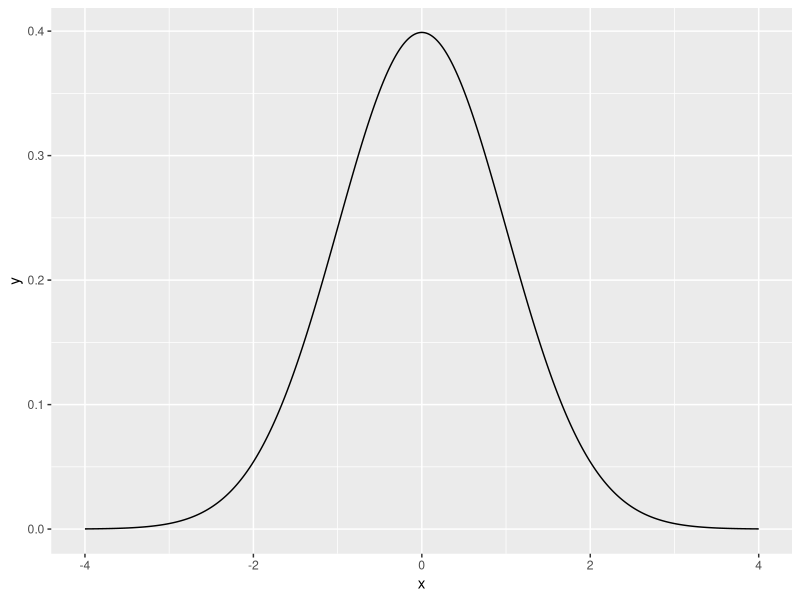
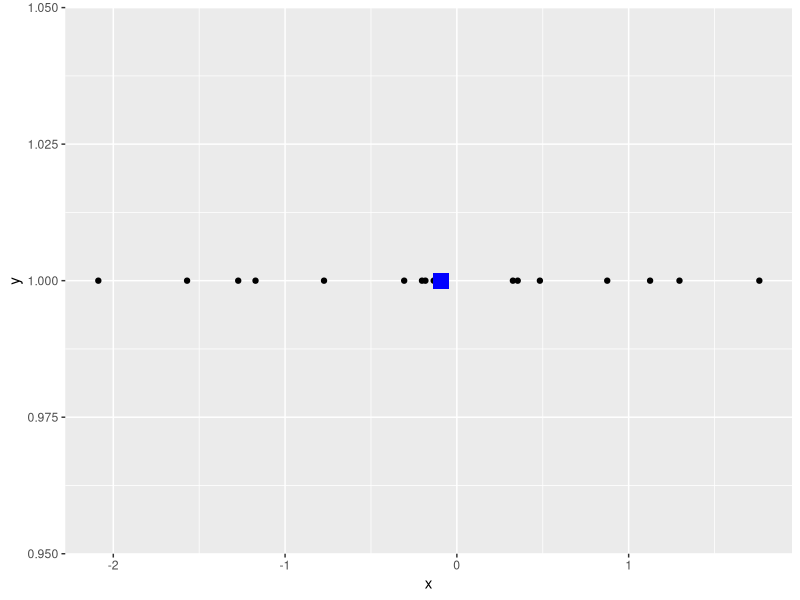
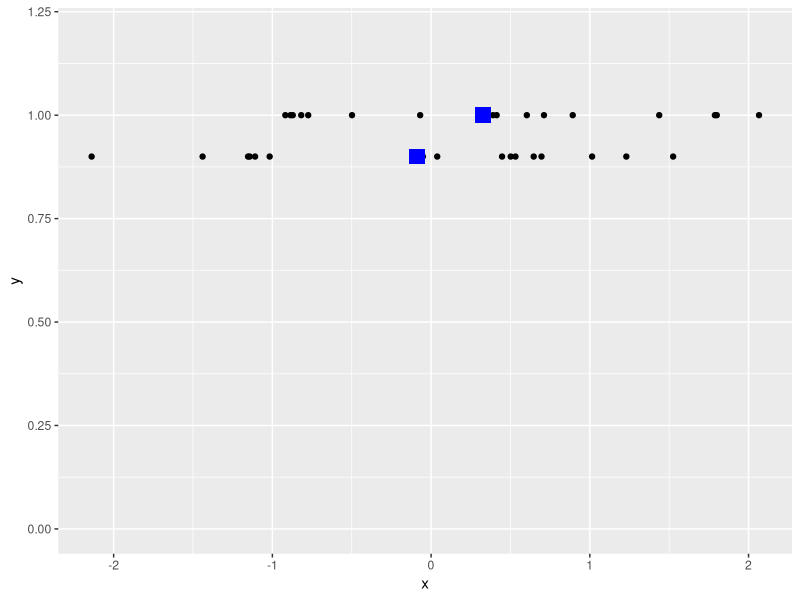
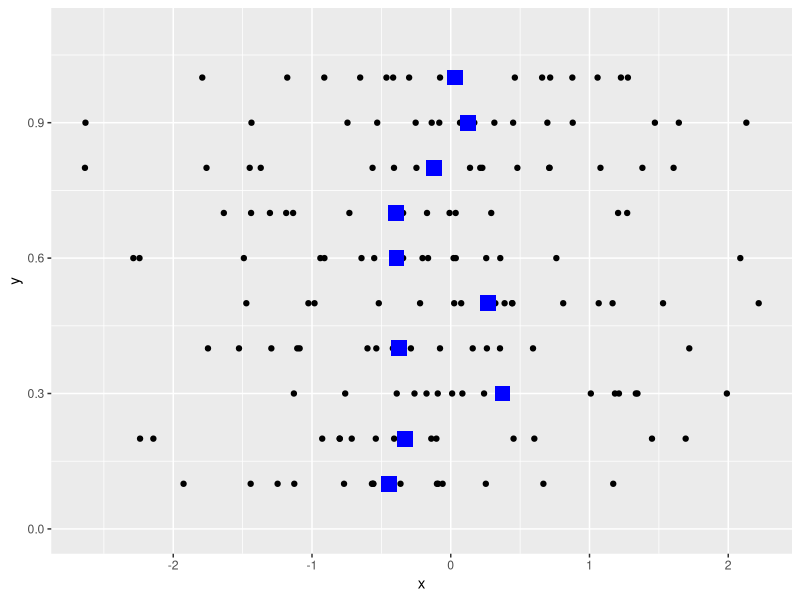
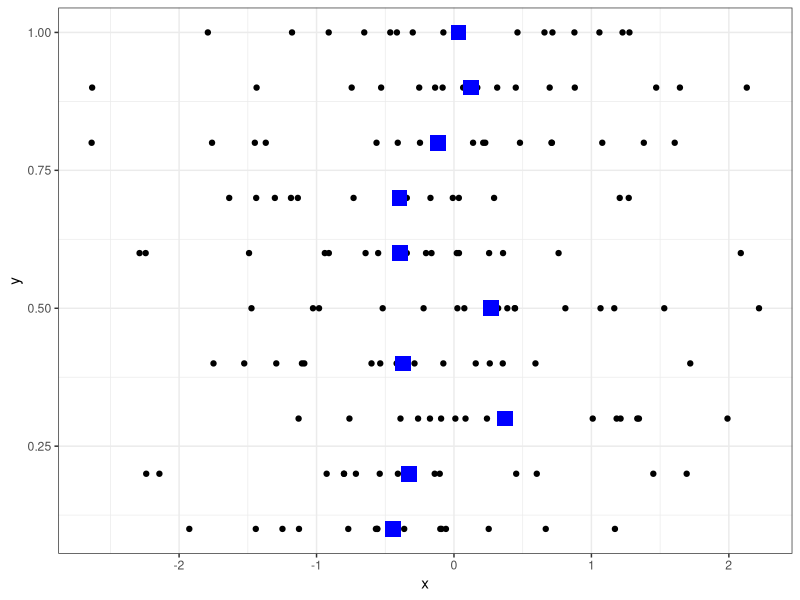
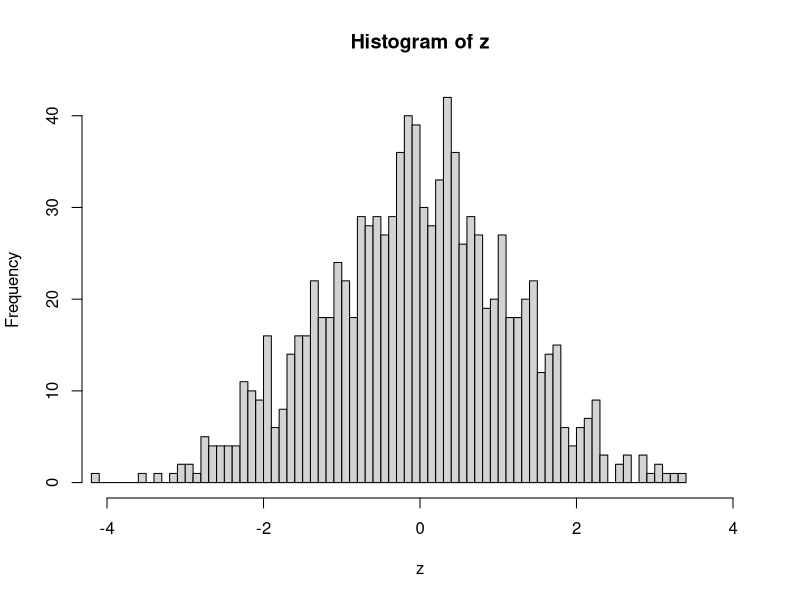
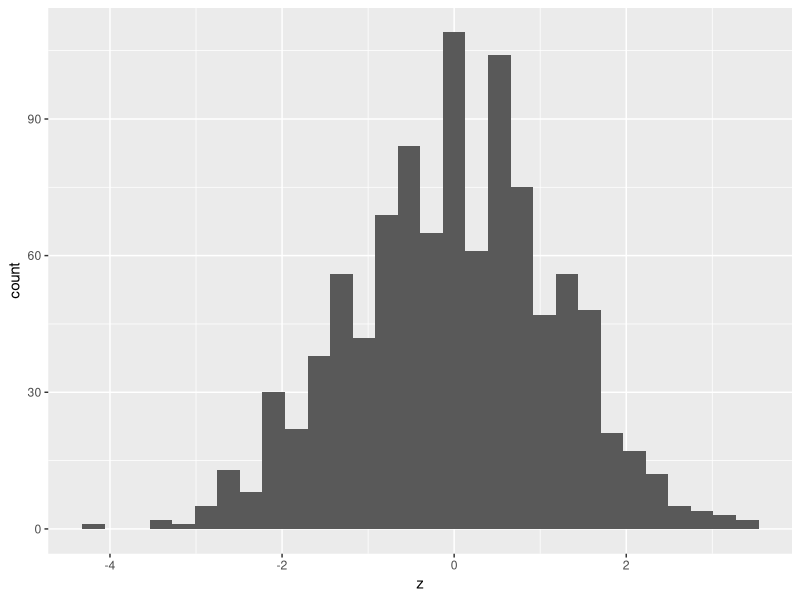
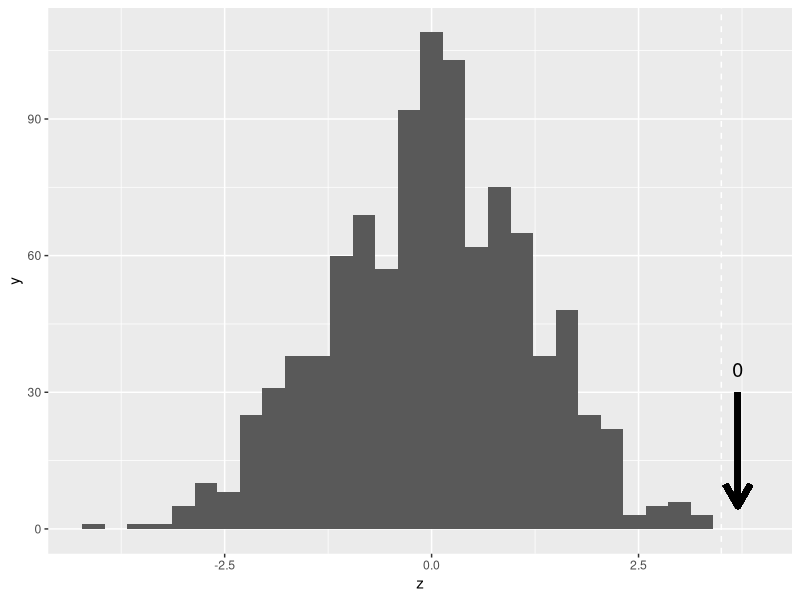

The R source for these figures, in order:
## ---- chunk 1
library(ggplot2, quietly = T)

x <- seq(-4, 4, by=0.01)
y <- dnorm(x, 0, 1)
dat <- data.frame(x, y)
ggplot(dat, aes(x, y)) +
  geom_line()

## ---- chunk 2
library(ggplot2, quietly = T)

nsample <- 16
x <- rnorm(nsample, 0, 1)
y <- rep(1, nsample)
xbar <- mean(x)
dat <- data.frame(x, y)
ggplot(dat, aes(x, y)) +
  geom_point() +
  geom_point(aes(x=mean(x), y=1), colour="blue", size=5, shape=15)

## ---- chunk 3
library(ggplot2, quietly = T)

nsample <- 16
x <- rnorm(nsample*2, 0, 1)
y <- c(rep(1, nsample), rep(0.9, nsample))
g <- factor(c(rep(1, nsample), rep(2, nsample)))

dat <- data.frame(x, y, g)

ggplot(dat, aes(x, y)) +
  geom_point() +
  geom_point(aes(x=mean(x[1:nsample]), y=1), colour="blue", size=5, shape=15) +
  geom_point(aes(x=mean(x[(nsample+1):length(x)]), y=0.9), colour="blue", size=5, shape=15) +
  scale_y_continuous(limits=c(0, 1.2))

## ---- chunk 4
suppressWarnings(suppressMessages(library(ggplot2, quietly = T)))
suppressWarnings(suppressMessages(library(dplyr, quietly = T)))

nsample <- 16
nrep <- 10

x <- rnorm(nsample*nrep, 0, 1)
tmpy <- seq(0.1, 1, length.out=nrep)
y <- rep(tmpy, each=nsample)
## ?rep
g <- factor(y)

dat <- data.frame(x, y, g)
dat_mean <- dat %>% 
  group_by(g) %>% 
  summarise(mean=mean(x))

ggplot(dat, aes(x, y)) +
  geom_point() +
  scale_y_continuous(limits=c(0, 1.1)) +
  geom_point(data=dat_mean, aes(y=as.numeric(as.character(g)), x=mean), colour="blue", size=5, shape=15)

str(dat_mean)
as.numeric(as.character(dat_mean$g))


ggplot() + 
  geom_point(data=dat, aes(x, y)) +
  geom_point(data=dat_mean, aes(x=mean, y=as.numeric(as.character(dat_mean$g))), colour="blue", size=5, shape=15) +
  theme_bw()
  
  

## ---- chunk 5
coff <- c(245, 246, 246, 248, 248, 248, 250, 250, 250, 252)
nocoff <- c(242, 242, 242, 244, 244, 245, 246, 247, 248, 248)
dat <- data.frame(coff, nocoff)
obs <- with(dat, mean(coff) - mean(nocoff))
obs
## ---- chunk 6

caf <- c(245, 246, 246, 248, 248, 248, 250, 250, 250, 252)
no_caf <- c(242, 242, 242, 244, 244, 245, 246, 247, 248, 248)
random_data <- c(caf, no_caf) 
obs <- mean(caf) - mean(no_caf)

x <- sample(random_data, 10, replace=T)
y <- sample(random_data, 10, replace=T)

mean(x) - mean(y)
## ---- chunk 7
suppressWarnings(suppressMessages(library(ggplot2, quietly = T)))
suppressWarnings(suppressMessages(library(dplyr, quietly = T)))

caf <- c(245, 246, 246, 248, 248, 248, 250, 250, 250, 252)
no_caf <- c(242, 242, 242, 244, 244, 245, 246, 247, 248, 248)
random_data <- c(caf, no_caf) 

z <- rep(0, 1000)
for(i in 1:1000){
  x <- sample(random_data, 10, replace=T)
  y <- sample(random_data, 10, replace=T)
  z[i] <- mean(x) - mean(y)
}
hist(z, br=100, xlim=c(-4,4))
dat <- data.frame(z, y, x)
ggplot(dat, aes(x=z)) + geom_histogram()

#obs <- mean(caf)-mean(no_caf)
#res <- replicate(2000, {
#  ind <- sample(1:20, 10, replace=F)
#  mean(the_data$values[ind]) - mean(the_data$values[-ind])
#})
#hist(res, br=100)
#abline(v=obs, col="red", lty=2)


## ---- chunk 8

empval <- sum(dat$z > obs)/length(dat$z)

ggplot(dat, aes(x=z)) + 
  geom_histogram() +
  geom_vline(xintercept = obs, color="white", linetype = "dashed") +
  geom_segment(aes(x = obs+0.2, y = 30, xend = obs+0.2, yend = 5), 
               arrow = arrow(), 
               size=2) +
  annotate("text", label = empval, x = obs+0.2, y = 35, size = 5)


## ---- chunk 9

p <- 0.55
n <- 1003
x <- rbinom(1000, n, p)
#mean(x)
hist(x, br=100)
quantile(x, c(0.025, 0.975))

## ---- chunk 10
x <- rbinom(2, n, p)
## mean(x)
hist(x, br=100)

## ---- chunk 11

mu <- 100
sigma <- 16
M <- 1000
n <- 4
res <- replicate(M, {
	x <- rnorm(n, mu, sigma)
	se <- sd(x)/sqrt(n)
	(mean(x) - mu)/se
})

quantile(res, c(0.025, 0.975))
hist(res, br=100)
## ---- chunk 12

ggplot(data.frame(res), aes(x=res)) + 
  geom_histogram()
